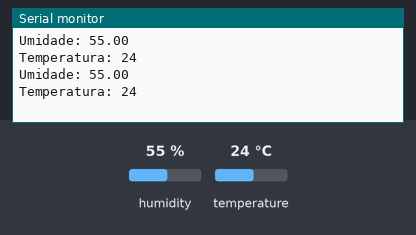
The sketch below on a simulated Arduino Mega 2560, built with avr-gcc and run on an emulated ATmega2560. Parts: the last lines printed to the serial monitor. Inputs (shaded band) come from the test bench; at power-on: humidity 55 %, temperature 24 °C.

Above: at 1.4 s.
1.5 s: humidity set to 22 %
At 2.8 s:
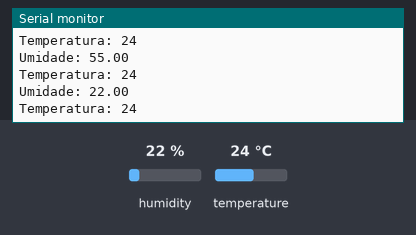
3.0 s: temperature set to 12 °C
At 4.1 s:
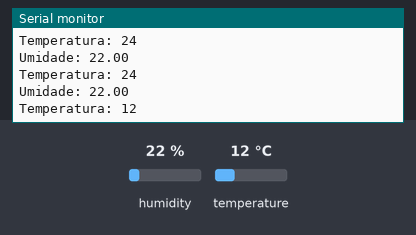
4.5 s: humidity set to 40 %
At 6.2 s:
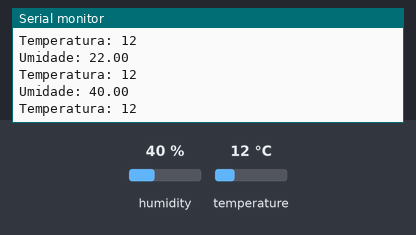
Timing chart, 0 to 7.7 s (numbered marks = the images above; inputs shaded):
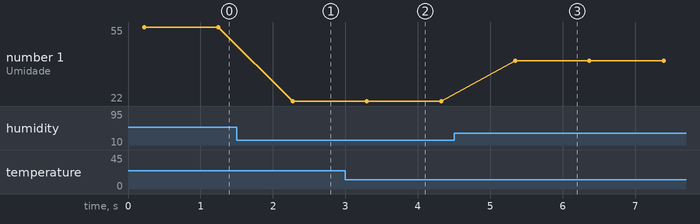

The sketch:

DHTsensorTemp.ino
```cpp
#include <dht.h>
const int pino = 23;
dht DHT;

void setup() {
  Serial.begin(9600);
  delay(200);
}

void loop() {
  DHT.read11(pino);
  Serial.print("Umidade: ");
  Serial.println(DHT.humidity);
  Serial.print("Temperatura: ");
  Serial.println(DHT.temperature, 0);
  Serial.print("\n");
  delay(1000);

}
```

Measured:
- after the input at 1.5 s, the serial monitor: prints a new line after 0.77 s (image 1)
- after the input at 3.0 s, the serial monitor: prints a new line after 0.31 s (image 2)
- after the input at 4.5 s, the serial monitor: prints a new line after 0.84 s (image 3)
- plotted number 1: 55 → 22 after the input at 1.5 s, 22 → 40 after the input at 4.5 s
